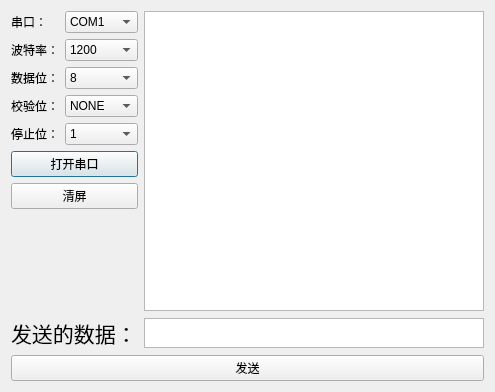
<?xml version="1.0" encoding="UTF-8"?>
<ui version="4.0">
 <class>chuankou</class>
 <widget class="QDialog" name="chuankou">
  <property name="geometry">
   <rect>
    <x>0</x>
    <y>0</y>
    <width>495</width>
    <height>389</height>
   </rect>
  </property>
  <property name="windowTitle">
   <string>chuankou</string>
  </property>
  <layout class="QVBoxLayout" name="verticalLayout_3">
   <item>
    <layout class="QHBoxLayout" name="horizontalLayout_2">
     <item>
      <layout class="QVBoxLayout" name="verticalLayout_2">
       <item>
        <layout class="QFormLayout" name="formLayout">
         <item row="0" column="0">
          <widget class="QLabel" name="label">
           <property name="text">
            <string>串口：</string>
           </property>
          </widget>
         </item>
         <item row="0" column="1">
          <widget class="QComboBox" name="comboBox">
           <item>
            <property name="text">
             <string>COM1</string>
            </property>
           </item>
           <item>
            <property name="text">
             <string>COM2</string>
            </property>
           </item>
           <item>
            <property name="text">
             <string>COM3</string>
            </property>
           </item>
           <item>
            <property name="text">
             <string>COM4</string>
            </property>
           </item>
           <item>
            <property name="text">
             <string>COM5</string>
            </property>
           </item>
           <item>
            <property name="text">
             <string>COM6</string>
            </property>
           </item>
           <item>
            <property name="text">
             <string>COM7</string>
            </property>
           </item>
           <item>
            <property name="text">
             <string>COM8</string>
            </property>
           </item>
          </widget>
         </item>
         <item row="1" column="0">
          <widget class="QLabel" name="label_2">
           <property name="text">
            <string>波特率：</string>
           </property>
          </widget>
         </item>
         <item row="1" column="1">
          <widget class="QComboBox" name="comboBox_2">
           <item>
            <property name="text">
             <string>1200</string>
            </property>
           </item>
           <item>
            <property name="text">
             <string>2400</string>
            </property>
           </item>
           <item>
            <property name="text">
             <string>4800</string>
            </property>
           </item>
           <item>
            <property name="text">
             <string>9600</string>
            </property>
           </item>
           <item>
            <property name="text">
             <string>19200</string>
            </property>
           </item>
           <item>
            <property name="text">
             <string>38400</string>
            </property>
           </item>
           <item>
            <property name="text">
             <string>57600</string>
            </property>
           </item>
           <item>
            <property name="text">
             <string>115200</string>
            </property>
           </item>
          </widget>
         </item>
         <item row="2" column="0">
          <widget class="QLabel" name="label_3">
           <property name="text">
            <string>数据位：</string>
           </property>
          </widget>
         </item>
         <item row="2" column="1">
          <widget class="QComboBox" name="comboBox_3">
           <item>
            <property name="text">
             <string>8</string>
            </property>
           </item>
           <item>
            <property name="text">
             <string>16</string>
            </property>
           </item>
          </widget>
         </item>
         <item row="3" column="0">
          <widget class="QLabel" name="label_4">
           <property name="text">
            <string>校验位：</string>
           </property>
          </widget>
         </item>
         <item row="3" column="1">
          <widget class="QComboBox" name="comboBox_4">
           <item>
            <property name="text">
             <string>NONE</string>
            </property>
           </item>
           <item>
            <property name="text">
             <string>0</string>
            </property>
           </item>
           <item>
            <property name="text">
             <string>1</string>
            </property>
           </item>
          </widget>
         </item>
         <item row="4" column="0">
          <widget class="QLabel" name="label_5">
           <property name="text">
            <string>停止位：</string>
           </property>
          </widget>
         </item>
         <item row="4" column="1">
          <widget class="QComboBox" name="comboBox_5">
           <item>
            <property name="text">
             <string>1</string>
            </property>
           </item>
           <item>
            <property name="text">
             <string>2</string>
            </property>
           </item>
          </widget>
         </item>
        </layout>
       </item>
       <item>
        <widget class="QPushButton" name="pushButton_ck">
         <property name="text">
          <string>打开串口</string>
         </property>
        </widget>
       </item>
       <item>
        <widget class="QPushButton" name="pushButton_clear">
         <property name="text">
          <string>清屏</string>
         </property>
        </widget>
       </item>
       <item>
        <spacer name="verticalSpacer">
         <property name="orientation">
          <enum>Qt::Vertical</enum>
         </property>
         <property name="sizeHint" stdset="0">
          <size>
           <width>20</width>
           <height>40</height>
          </size>
         </property>
        </spacer>
       </item>
      </layout>
     </item>
     <item>
      <widget class="QTextEdit" name="textEdit">
       <property name="minimumSize">
        <size>
         <width>340</width>
         <height>300</height>
        </size>
       </property>
       <property name="maximumSize">
        <size>
         <width>340</width>
         <height>300</height>
        </size>
       </property>
       <property name="readOnly">
        <bool>true</bool>
       </property>
      </widget>
     </item>
    </layout>
   </item>
   <item>
    <layout class="QVBoxLayout" name="verticalLayout">
     <item>
      <layout class="QHBoxLayout" name="horizontalLayout">
       <item>
        <widget class="QLabel" name="label_6">
         <property name="font">
          <font>
           <pointsize>16</pointsize>
          </font>
         </property>
         <property name="text">
          <string>发送的数据：</string>
         </property>
        </widget>
       </item>
       <item>
        <widget class="QTextEdit" name="textEdit_2">
         <property name="sizePolicy">
          <sizepolicy hsizetype="Fixed" vsizetype="Fixed">
           <horstretch>0</horstretch>
           <verstretch>0</verstretch>
          </sizepolicy>
         </property>
         <property name="minimumSize">
          <size>
           <width>340</width>
           <height>30</height>
          </size>
         </property>
         <property name="maximumSize">
          <size>
           <width>340</width>
           <height>30</height>
          </size>
         </property>
        </widget>
       </item>
      </layout>
     </item>
     <item>
      <widget class="QPushButton" name="pushButton_send">
       <property name="text">
        <string>发送</string>
       </property>
      </widget>
     </item>
    </layout>
   </item>
  </layout>
 </widget>
 <layoutdefault spacing="6" margin="11"/>
 <tabstops>
  <tabstop>comboBox</tabstop>
  <tabstop>comboBox_2</tabstop>
  <tabstop>comboBox_3</tabstop>
  <tabstop>comboBox_4</tabstop>
  <tabstop>comboBox_5</tabstop>
  <tabstop>pushButton_ck</tabstop>
  <tabstop>pushButton_clear</tabstop>
  <tabstop>textEdit</tabstop>
  <tabstop>textEdit_2</tabstop>
  <tabstop>pushButton_send</tabstop>
 </tabstops>
 <resources/>
 <connections/>
</ui>
